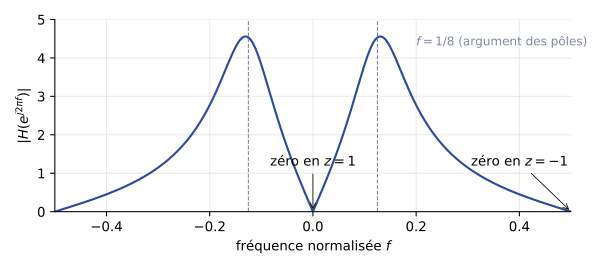

Write the Python code that produced this figure.
"""Examen de mars 2014, ex. 2 e) : |H(e^{j2πf})| pour H(z) = z^{-1}(1 - z^{-2}) / (1 - 1,2 z^{-1} + 0,7 z^{-2} - 0,1 z^{-3})
(gain K = 1, non donné par le sujet). Régénérer : python ann-2013-module.py"""
import numpy as np
import matplotlib
matplotlib.use("Agg")
import matplotlib.pyplot as plt
plt.rcParams.update({"font.family": "sans-serif", "font.size": 10, "svg.fonttype": "none"})
f = np.linspace(-0.5, 0.5, 2001)
z = np.exp(2j * np.pi * f)
H = (z ** 2 - 1) / ((z - 0.2) * (z ** 2 - z + 0.5))
assert abs(abs(H[np.argmin(abs(f - 0.125))]) - 4.531) < 1e-3
fig, a = plt.subplots(figsize=(6.4, 2.8))
a.plot(f, abs(H), color="#2B4C9B", lw=1.6)
for f0 in (-0.125, 0.125):
    a.axvline(f0, color="#7E889B", ls="--", lw=0.8)
a.text(0.2, 4.3, r"$f = 1/8$ (argument des pôles)", color="#7E889B", fontsize=9)
a.annotate("zéro en $z=1$", (0, 0), (0.0, 1.2), ha="center", arrowprops=dict(arrowstyle="->", lw=0.6))
a.annotate("zéro en $z=-1$", (0.5, 0), (0.4, 1.2), ha="center", arrowprops=dict(arrowstyle="->", lw=0.6))
a.set_xlim(-0.5, 0.5); a.set_ylim(0, 5)
a.set_xlabel("fréquence normalisée $f$"); a.set_ylabel(r"$|H(e^{j2\pi f})|$")
a.spines[["top", "right"]].set_visible(False); a.grid(alpha=0.25)
fig.tight_layout(); fig.savefig(__file__.replace(".py", ".svg"))
